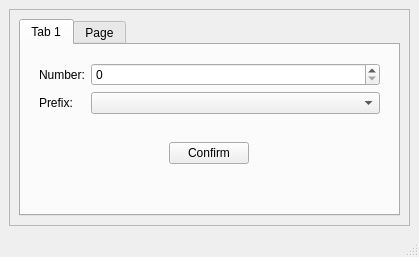
<?xml version="1.0" encoding="UTF-8"?>
<ui version="4.0">
 <class>MainWindow</class>
 <widget class="QMainWindow" name="MainWindow">
  <property name="geometry">
   <rect>
    <x>0</x>
    <y>0</y>
    <width>419</width>
    <height>257</height>
   </rect>
  </property>
  <property name="windowTitle">
   <string>MainWindow</string>
  </property>
  <widget class="QWidget" name="centralwidget">
   <layout class="QHBoxLayout" name="horizontalLayout">
    <item>
     <widget class="QFrame" name="Format">
      <property name="frameShape">
       <enum>QFrame::StyledPanel</enum>
      </property>
      <property name="frameShadow">
       <enum>QFrame::Raised</enum>
      </property>
      <layout class="QHBoxLayout" name="horizontalLayout_2">
       <item>
        <widget class="QTabWidget" name="tabWidget">
         <property name="currentIndex">
          <number>0</number>
         </property>
         <widget class="QWidget" name="numberTab">
          <attribute name="title">
           <string>Tab 1</string>
          </attribute>
          <layout class="QVBoxLayout" name="verticalLayout">
           <item>
            <widget class="QWidget" name="widget" native="true">
             <layout class="QFormLayout" name="formLayout">
              <item row="0" column="0">
               <widget class="QLabel" name="numberLabel">
                <property name="text">
                 <string>Number:</string>
                </property>
               </widget>
              </item>
              <item row="0" column="1">
               <widget class="QSpinBox" name="numberSpinBox"/>
              </item>
              <item row="1" column="1">
               <widget class="QComboBox" name="prefixComboBox"/>
              </item>
              <item row="1" column="0">
               <widget class="QLabel" name="prefixLabel">
                <property name="text">
                 <string>Prefix:</string>
                </property>
               </widget>
              </item>
             </layout>
            </widget>
           </item>
           <item>
            <widget class="QWidget" name="widget_2" native="true">
             <layout class="QHBoxLayout" name="horizontalLayout_3">
              <item alignment="Qt::AlignHCenter|Qt::AlignTop">
               <widget class="QPushButton" name="numberConfirmButton">
                <property name="text">
                 <string>Confirm</string>
                </property>
               </widget>
              </item>
             </layout>
            </widget>
           </item>
          </layout>
         </widget>
         <widget class="QWidget" name="autoCompeleteTab">
          <attribute name="title">
           <string>Page</string>
          </attribute>
          <layout class="QHBoxLayout" name="horizontalLayout_5">
           <item>
            <widget class="QWidget" name="widget_5" native="true">
             <layout class="QVBoxLayout" name="verticalLayout_3">
              <item>
               <widget class="QWidget" name="widget_6" native="true">
                <layout class="QFormLayout" name="formLayout_3">
                 <item row="0" column="0">
                  <widget class="QLabel" name="phonenumberLabel">
                   <property name="text">
                    <string>Phone Number:</string>
                   </property>
                  </widget>
                 </item>
                 <item row="0" column="1">
                  <widget class="QLineEdit" name="phonenumberLineEdit"/>
                 </item>
                </layout>
               </widget>
              </item>
              <item>
               <widget class="QWidget" name="widget_7" native="true">
                <layout class="QHBoxLayout" name="horizontalLayout_6">
                 <item alignment="Qt::AlignHCenter">
                  <widget class="QPushButton" name="phonenumberConfirmButton">
                   <property name="text">
                    <string>Confirm</string>
                   </property>
                  </widget>
                 </item>
                </layout>
               </widget>
              </item>
             </layout>
            </widget>
           </item>
          </layout>
         </widget>
        </widget>
       </item>
      </layout>
     </widget>
    </item>
   </layout>
  </widget>
  <widget class="QStatusBar" name="statusbar"/>
  <action name="actionPreference">
   <property name="text">
    <string>Preference</string>
   </property>
  </action>
 </widget>
 <resources/>
 <connections/>
</ui>
